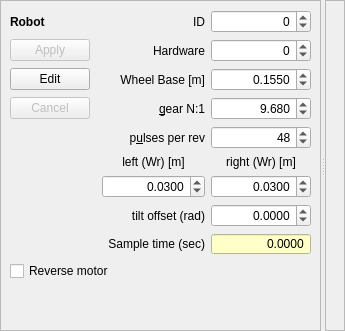
           <widget class="QSplitter" name="splitter_9">
            <property name="orientation">
             <enum>Qt::Horizontal</enum>
            </property>
            <widget class="QFrame" name="frame_10">
             <property name="sizePolicy">
              <sizepolicy hsizetype="Expanding" vsizetype="Preferred">
               <horstretch>0</horstretch>
               <verstretch>0</verstretch>
              </sizepolicy>
             </property>
             <property name="frameShape">
              <enum>QFrame::StyledPanel</enum>
             </property>
             <property name="frameShadow">
              <enum>QFrame::Sunken</enum>
             </property>
             <layout class="QGridLayout" name="gridLayout_8">
              <item row="5" column="4">
               <widget class="QLabel" name="label_19">
                <property name="sizePolicy">
                 <sizepolicy hsizetype="Preferred" vsizetype="Preferred">
                  <horstretch>2</horstretch>
                  <verstretch>0</verstretch>
                 </sizepolicy>
                </property>
                <property name="text">
                 <string>right (Wr) [m]</string>
                </property>
                <property name="alignment">
                 <set>Qt::AlignCenter</set>
                </property>
                <property name="buddy">
                 <cstring>robot_wheel_radius_right</cstring>
                </property>
               </widget>
              </item>
              <item row="1" column="0">
               <widget class="QPushButton" name="robot_apply">
                <property name="enabled">
                 <bool>false</bool>
                </property>
                <property name="toolTip">
                 <string notr="true">&lt;html&gt;&lt;head/&gt;&lt;body&gt;&lt;p&gt;Save ID and robot specific settings (this frame) on robot.&lt;br/&gt;NB! you need to press &amp;quot;save on robot&amp;quot; in configuration block to save into EE-prom (flash)&lt;/p&gt;&lt;/body&gt;&lt;/html&gt;</string>
                </property>
                <property name="text">
                 <string>Apply</string>
                </property>
                <property name="checkable">
                 <bool>false</bool>
                </property>
                <property name="checked">
                 <bool>false</bool>
                </property>
               </widget>
              </item>
              <item row="4" column="4">
               <widget class="QDoubleSpinBox" name="robot_pulse_per_rev">
                <property name="sizePolicy">
                 <sizepolicy hsizetype="Minimum" vsizetype="Fixed">
                  <horstretch>2</horstretch>
                  <verstretch>0</verstretch>
                 </sizepolicy>
                </property>
                <property name="toolTip">
                 <string>&lt;html&gt;&lt;head/&gt;&lt;body&gt;&lt;p&gt;Number of encoder ticks per motor revolution (48)&lt;/p&gt;&lt;/body&gt;&lt;/html&gt;</string>
                </property>
                <property name="locale">
                 <locale language="C" country="AnyCountry"/>
                </property>
                <property name="alignment">
                 <set>Qt::AlignRight|Qt::AlignTrailing|Qt::AlignVCenter</set>
                </property>
                <property name="readOnly">
                 <bool>false</bool>
                </property>
                <property name="decimals">
                 <number>0</number>
                </property>
                <property name="minimum">
                 <double>1.000000000000000</double>
                </property>
                <property name="maximum">
                 <double>1000.000000000000000</double>
                </property>
                <property name="value">
                 <double>48.000000000000000</double>
                </property>
               </widget>
              </item>
              <item row="3" column="4">
               <widget class="QDoubleSpinBox" name="robot_gear">
                <property name="sizePolicy">
                 <sizepolicy hsizetype="Minimum" vsizetype="Fixed">
                  <horstretch>2</horstretch>
                  <verstretch>0</verstretch>
                 </sizepolicy>
                </property>
                <property name="toolTip">
                 <string>&lt;html&gt;&lt;head/&gt;&lt;body&gt;&lt;p&gt;Gear ratio from motor to wheel axle (9.68).&lt;/p&gt;&lt;/body&gt;&lt;/html&gt;</string>
                </property>
                <property name="locale">
                 <locale language="C" country="AnyCountry"/>
                </property>
                <property name="alignment">
                 <set>Qt::AlignRight|Qt::AlignTrailing|Qt::AlignVCenter</set>
                </property>
                <property name="readOnly">
                 <bool>false</bool>
                </property>
                <property name="decimals">
                 <number>3</number>
                </property>
                <property name="maximum">
                 <double>999.990000000000009</double>
                </property>
                <property name="value">
                 <double>9.680000000000000</double>
                </property>
               </widget>
              </item>
              <item row="0" column="0">
               <widget class="QLabel" name="label_36">
                <property name="font">
                 <font>
                  <weight>75</weight>
                  <bold>true</bold>
                 </font>
                </property>
                <property name="text">
                 <string>Robot</string>
                </property>
                <property name="buddy">
                 <cstring>robot_wheel_radius_left</cstring>
                </property>
               </widget>
              </item>
              <item row="2" column="0">
               <widget class="QPushButton" name="robot_edit">
                <property name="enabled">
                 <bool>true</bool>
                </property>
                <property name="toolTip">
                 <string notr="true">&lt;html&gt;&lt;head/&gt;&lt;body&gt;&lt;p&gt;Switch to edit mode - rather than listen to robot messages - for these fields.&lt;/p&gt;&lt;/body&gt;&lt;/html&gt;</string>
                </property>
                <property name="text">
                 <string>Edit</string>
                </property>
                <property name="checkable">
                 <bool>false</bool>
                </property>
                <property name="checked">
                 <bool>false</bool>
                </property>
                <property name="flat">
                 <bool>false</bool>
                </property>
               </widget>
              </item>
              <item row="0" column="2" colspan="2">
               <widget class="QLabel" name="label_127">
                <property name="text">
                 <string>ID</string>
                </property>
                <property name="alignment">
                 <set>Qt::AlignRight|Qt::AlignTrailing|Qt::AlignVCenter</set>
                </property>
                <property name="buddy">
                 <cstring>robot_gear</cstring>
                </property>
               </widget>
              </item>
              <item row="3" column="0">
               <widget class="QPushButton" name="robot_cancel">
                <property name="enabled">
                 <bool>false</bool>
                </property>
                <property name="toolTip">
                 <string notr="true">&lt;html&gt;&lt;head/&gt;&lt;body&gt;&lt;p&gt;Revert to values on robot&lt;/p&gt;&lt;/body&gt;&lt;/html&gt;</string>
                </property>
                <property name="text">
                 <string>Cancel</string>
                </property>
                <property name="checkable">
                 <bool>false</bool>
                </property>
                <property name="checked">
                 <bool>false</bool>
                </property>
               </widget>
              </item>
              <item row="7" column="4">
               <widget class="QDoubleSpinBox" name="robot_wheel_radius_right">
                <property name="sizePolicy">
                 <sizepolicy hsizetype="Minimum" vsizetype="Fixed">
                  <horstretch>2</horstretch>
                  <verstretch>0</verstretch>
                 </sizepolicy>
                </property>
                <property name="minimumSize">
                 <size>
                  <width>100</width>
                  <height>0</height>
                 </size>
                </property>
                <property name="toolTip">
                 <string notr="true">&lt;html&gt;&lt;head/&gt;&lt;body&gt;&lt;p&gt;Wheel radius (0.03m)&lt;/p&gt;&lt;/body&gt;&lt;/html&gt;</string>
                </property>
                <property name="locale">
                 <locale language="C" country="AnyCountry"/>
                </property>
                <property name="alignment">
                 <set>Qt::AlignRight|Qt::AlignTrailing|Qt::AlignVCenter</set>
                </property>
                <property name="readOnly">
                 <bool>false</bool>
                </property>
                <property name="decimals">
                 <number>4</number>
                </property>
                <property name="minimum">
                 <double>0.001000000000000</double>
                </property>
                <property name="maximum">
                 <double>0.990000000000000</double>
                </property>
                <property name="singleStep">
                 <double>0.001000000000000</double>
                </property>
                <property name="value">
                 <double>0.030000000000000</double>
                </property>
               </widget>
              </item>
              <item row="8" column="2" colspan="2">
               <widget class="QLabel" name="label_128">
                <property name="text">
                 <string>tilt offset (rad)</string>
                </property>
                <property name="alignment">
                 <set>Qt::AlignRight|Qt::AlignTrailing|Qt::AlignVCenter</set>
                </property>
                <property name="buddy">
                 <cstring>robot_pulse_per_rev</cstring>
                </property>
               </widget>
              </item>
              <item row="2" column="2" colspan="2">
               <widget class="QLabel" name="label_2">
                <property name="toolTip">
                 <string>&lt;html&gt;&lt;head/&gt;&lt;body&gt;&lt;p&gt;Wheel base is distance between wheels (mid-wheel to mid-wheel) for turn calculations.&lt;/p&gt;&lt;/body&gt;&lt;/html&gt;</string>
                </property>
                <property name="text">
                 <string>Wheel Base [m]</string>
                </property>
                <property name="alignment">
                 <set>Qt::AlignRight|Qt::AlignTrailing|Qt::AlignVCenter</set>
                </property>
                <property name="buddy">
                 <cstring>robot_base</cstring>
                </property>
               </widget>
              </item>
              <item row="0" column="4">
               <widget class="QDoubleSpinBox" name="robot_id">
                <property name="enabled">
                 <bool>true</bool>
                </property>
                <property name="sizePolicy">
                 <sizepolicy hsizetype="Minimum" vsizetype="Fixed">
                  <horstretch>2</horstretch>
                  <verstretch>0</verstretch>
                 </sizepolicy>
                </property>
                <property name="toolTip">
                 <string notr="true">&lt;html&gt;&lt;head/&gt;&lt;body&gt;&lt;p&gt;This is the ID of the robot [1..9999].&lt;/p&gt;&lt;p&gt;To change the ID of robot:&lt;br/&gt;change ID,&lt;br/&gt;click &amp;quot;save&amp;quot;,&lt;br/&gt;click &amp;quot;save on robot&amp;quot;.&lt;/p&gt;&lt;p&gt;Change ID to -1 to revert to factory settings.&lt;br/&gt;And then change ID back to right value&lt;/p&gt;&lt;/body&gt;&lt;/html&gt;</string>
                </property>
                <property name="statusTip">
                 <string notr="true"/>
                </property>
                <property name="locale">
                 <locale language="C" country="AnyCountry"/>
                </property>
                <property name="alignment">
                 <set>Qt::AlignRight|Qt::AlignTrailing|Qt::AlignVCenter</set>
                </property>
                <property name="readOnly">
                 <bool>false</bool>
                </property>
                <property name="specialValueText">
                 <string notr="true"/>
                </property>
                <property name="suffix">
                 <string notr="true" extracomment="Hz"/>
                </property>
                <property name="decimals">
                 <number>0</number>
                </property>
                <property name="minimum">
                 <double>-2.000000000000000</double>
                </property>
                <property name="maximum">
                 <double>10000.000000000000000</double>
                </property>
               </widget>
              </item>
              <item row="3" column="2" colspan="2">
               <widget class="QLabel" name="label_21">
                <property name="text">
                 <string>&amp;gear N:1</string>
                </property>
                <property name="alignment">
                 <set>Qt::AlignRight|Qt::AlignTrailing|Qt::AlignVCenter</set>
                </property>
                <property name="buddy">
                 <cstring>robot_gear</cstring>
                </property>
               </widget>
              </item>
              <item row="8" column="4">
               <widget class="QDoubleSpinBox" name="robot_balance_offset">
                <property name="sizePolicy">
                 <sizepolicy hsizetype="Minimum" vsizetype="Fixed">
                  <horstretch>2</horstretch>
                  <verstretch>0</verstretch>
                 </sizepolicy>
                </property>
                <property name="minimumSize">
                 <size>
                  <width>100</width>
                  <height>0</height>
                 </size>
                </property>
                <property name="toolTip">
                 <string notr="true">&lt;html&gt;&lt;head/&gt;&lt;body&gt;&lt;p&gt;Balance offset - where center of gravity (COG) is just above support point (wheels).&lt;/p&gt;&lt;p&gt;Angle is in radians.&lt;/p&gt;&lt;p&gt;Positive is tilt forward.&lt;/p&gt;&lt;/body&gt;&lt;/html&gt;</string>
                </property>
                <property name="locale">
                 <locale language="C" country="AnyCountry"/>
                </property>
                <property name="alignment">
                 <set>Qt::AlignRight|Qt::AlignTrailing|Qt::AlignVCenter</set>
                </property>
                <property name="readOnly">
                 <bool>false</bool>
                </property>
                <property name="decimals">
                 <number>4</number>
                </property>
                <property name="minimum">
                 <double>-1.000000000000000</double>
                </property>
                <property name="maximum">
                 <double>1.000000000000000</double>
                </property>
                <property name="singleStep">
                 <double>0.001000000000000</double>
                </property>
               </widget>
              </item>
              <item row="7" column="2" colspan="2">
               <widget class="QDoubleSpinBox" name="robot_wheel_radius_left">
                <property name="sizePolicy">
                 <sizepolicy hsizetype="Minimum" vsizetype="Fixed">
                  <horstretch>2</horstretch>
                  <verstretch>0</verstretch>
                 </sizepolicy>
                </property>
                <property name="minimumSize">
                 <size>
                  <width>100</width>
                  <height>0</height>
                 </size>
                </property>
                <property name="toolTip">
                 <string notr="true">&lt;html&gt;&lt;head/&gt;&lt;body&gt;&lt;p&gt;Wheel radius (0.03m)&lt;/p&gt;&lt;/body&gt;&lt;/html&gt;</string>
                </property>
                <property name="locale">
                 <locale language="C" country="AnyCountry"/>
                </property>
                <property name="alignment">
                 <set>Qt::AlignRight|Qt::AlignTrailing|Qt::AlignVCenter</set>
                </property>
                <property name="readOnly">
                 <bool>false</bool>
                </property>
                <property name="decimals">
                 <number>4</number>
                </property>
                <property name="minimum">
                 <double>0.001000000000000</double>
                </property>
                <property name="maximum">
                 <double>0.990000000000000</double>
                </property>
                <property name="singleStep">
                 <double>0.001000000000000</double>
                </property>
                <property name="value">
                 <double>0.030000000000000</double>
                </property>
               </widget>
              </item>
              <item row="2" column="4">
               <widget class="QDoubleSpinBox" name="robot_base">
                <property name="sizePolicy">
                 <sizepolicy hsizetype="Minimum" vsizetype="Fixed">
                  <horstretch>2</horstretch>
                  <verstretch>0</verstretch>
                 </sizepolicy>
                </property>
                <property name="toolTip">
                 <string notr="true">&lt;html&gt;&lt;head/&gt;&lt;body&gt;&lt;p&gt;The wheel base (WB) is the distance between drivng wheels (0.155m)&lt;/p&gt;&lt;/body&gt;&lt;/html&gt;</string>
                </property>
                <property name="locale">
                 <locale language="C" country="AnyCountry"/>
                </property>
                <property name="alignment">
                 <set>Qt::AlignRight|Qt::AlignTrailing|Qt::AlignVCenter</set>
                </property>
                <property name="readOnly">
                 <bool>false</bool>
                </property>
                <property name="decimals">
                 <number>4</number>
                </property>
                <property name="maximum">
                 <double>5.000000000000000</double>
                </property>
                <property name="singleStep">
                 <double>0.010000000000000</double>
                </property>
                <property name="value">
                 <double>0.155000000000000</double>
                </property>
               </widget>
              </item>
              <item row="1" column="4">
               <widget class="QDoubleSpinBox" name="robot_hw_type">
                <property name="enabled">
                 <bool>true</bool>
                </property>
                <property name="sizePolicy">
                 <sizepolicy hsizetype="Minimum" vsizetype="Fixed">
                  <horstretch>2</horstretch>
                  <verstretch>0</verstretch>
                 </sizepolicy>
                </property>
                <property name="toolTip">
                 <string notr="true">&lt;html&gt;&lt;head/&gt;&lt;body&gt;&lt;p&gt;The hardware version&lt;/p&gt;&lt;p&gt;1 = old version with no wifi nor line sensor plugs on main board and round power supply plug on main board.&lt;/p&gt;&lt;p&gt;2 = more plugs and satellite PCB for power management and wifi.&lt;/p&gt;&lt;p&gt;3 = power management and on-off switch on-board (big motor controller board)&lt;/p&gt;&lt;p&gt;4 = same as 3, but with small motor controller board.&lt;/p&gt;&lt;p&gt;5 = same as 2, but updated with new sattelite boards (power and wifi) etc.&lt;/p&gt;&lt;p&gt;6 = hardware version 4 (with Teensy 3.5 (red))&lt;/p&gt;&lt;p&gt;7 = hardware version 5.1 (with Teensy 4.1 (purple))&lt;/p&gt;&lt;p&gt;8 = hardware version 5.0 (with Teensy 4.1 (green))&lt;/p&gt;&lt;p&gt;To change:&lt;br/&gt;click edit&lt;br/&gt;change HW setting,&lt;br/&gt;click &amp;quot;save&amp;quot;,&lt;br/&gt;click &amp;quot;save to flash&amp;quot;.&lt;/p&gt;&lt;p&gt;(ID must be &amp;gt; 0)&lt;/p&gt;&lt;/body&gt;&lt;/html&gt;</string>
                </property>
                <property name="statusTip">
                 <string notr="true"/>
                </property>
                <property name="locale">
                 <locale language="C" country="AnyCountry"/>
                </property>
                <property name="alignment">
                 <set>Qt::AlignRight|Qt::AlignTrailing|Qt::AlignVCenter</set>
                </property>
                <property name="readOnly">
                 <bool>false</bool>
                </property>
                <property name="specialValueText">
                 <string notr="true"/>
                </property>
                <property name="suffix">
                 <string notr="true" extracomment="Hz"/>
                </property>
                <property name="decimals">
                 <number>0</number>
                </property>
                <property name="minimum">
                 <double>-2.000000000000000</double>
                </property>
                <property name="maximum">
                 <double>10.000000000000000</double>
                </property>
               </widget>
              </item>
              <item row="11" column="4">
               <spacer name="verticalSpacer_15">
                <property name="orientation">
                 <enum>Qt::Vertical</enum>
                </property>
                <property name="sizeHint" stdset="0">
                 <size>
                  <width>20</width>
                  <height>40</height>
                 </size>
                </property>
               </spacer>
              </item>
              <item row="9" column="3">
               <widget class="QLabel" name="label_49">
                <property name="text">
                 <string>Sample time (sec)</string>
                </property>
                <property name="alignment">
                 <set>Qt::AlignRight|Qt::AlignTrailing|Qt::AlignVCenter</set>
                </property>
               </widget>
              </item>
              <item row="9" column="4">
               <widget class="QDoubleSpinBox" name="regbotSampleTime">
                <property name="toolTip">
                 <string>&lt;html&gt;&lt;head/&gt;&lt;body&gt;&lt;p&gt;Basic sample time used by robot (or simulator) &lt;/p&gt;&lt;p&gt;in seconds.&lt;/p&gt;&lt;/body&gt;&lt;/html&gt;</string>
                </property>
                <property name="styleSheet">
                 <string notr="true">background-color: rgb(255, 255, 200);</string>
                </property>
                <property name="locale">
                 <locale language="C" country="AnyCountry"/>
                </property>
                <property name="alignment">
                 <set>Qt::AlignRight|Qt::AlignTrailing|Qt::AlignVCenter</set>
                </property>
                <property name="readOnly">
                 <bool>true</bool>
                </property>
                <property name="buttonSymbols">
                 <enum>QAbstractSpinBox::NoButtons</enum>
                </property>
                <property name="decimals">
                 <number>4</number>
                </property>
                <property name="maximum">
                 <double>1.000000000000000</double>
                </property>
                <property name="singleStep">
                 <double>0.001000000000000</double>
                </property>
               </widget>
              </item>
              <item row="1" column="2" colspan="2">
               <widget class="QLabel" name="label_149">
                <property name="text">
                 <string>Hardware</string>
                </property>
                <property name="alignment">
                 <set>Qt::AlignRight|Qt::AlignTrailing|Qt::AlignVCenter</set>
                </property>
                <property name="buddy">
                 <cstring>robot_gear</cstring>
                </property>
               </widget>
              </item>
              <item row="4" column="0" colspan="4">
               <widget class="QLabel" name="label_20">
                <property name="toolTip">
                 <string>&lt;html&gt;&lt;head/&gt;&lt;body&gt;&lt;p&gt;Number of encoder pulses on each motor revolution (normally 48)&lt;/p&gt;&lt;/body&gt;&lt;/html&gt;</string>
                </property>
                <property name="text">
                 <string>p&amp;ulses per rev</string>
                </property>
                <property name="alignment">
                 <set>Qt::AlignRight|Qt::AlignTrailing|Qt::AlignVCenter</set>
                </property>
                <property name="buddy">
                 <cstring>robot_pulse_per_rev</cstring>
                </property>
               </widget>
              </item>
              <item row="5" column="2" colspan="2">
               <widget class="QLabel" name="label_18">
                <property name="text">
                 <string>left (Wr) [m]</string>
                </property>
                <property name="alignment">
                 <set>Qt::AlignCenter</set>
                </property>
                <property name="buddy">
                 <cstring>robot_wheel_radius_left</cstring>
                </property>
               </widget>
              </item>
              <item row="10" column="0" colspan="5">
               <widget class="QCheckBox" name="robot_rev_motor">
                <property name="enabled">
                 <bool>true</bool>
                </property>
                <property name="toolTip">
                 <string>&lt;html&gt;&lt;head/&gt;&lt;body&gt;&lt;p&gt;Revers marks that output axle rotation is reversed relative to the motor.&lt;/p&gt;&lt;p&gt;Check this on big motors with 10:1 gearing.&lt;/p&gt;&lt;p&gt;This should NOT be checked on a normal REGBOT.&lt;/p&gt;&lt;/body&gt;&lt;/html&gt;</string>
                </property>
                <property name="text">
                 <string>Reverse motor</string>
                </property>
                <property name="checkable">
                 <bool>true</bool>
                </property>
                <property name="checked">
                 <bool>false</bool>
                </property>
               </widget>
              </item>
             </layout>
            </widget>
            <widget class="QFrame" name="frame_34">
             <property name="frameShape">
              <enum>QFrame::StyledPanel</enum>
             </property>
             <property name="frameShadow">
              <enum>QFrame::Raised</enum>
             </property>
             <layout class="QVBoxLayout" name="verticalLayout_12">
              <item>
               <layout class="QHBoxLayout" name="robot_pose_layout"/>
              </item>
             </layout>
            </widget>
           </widget>
